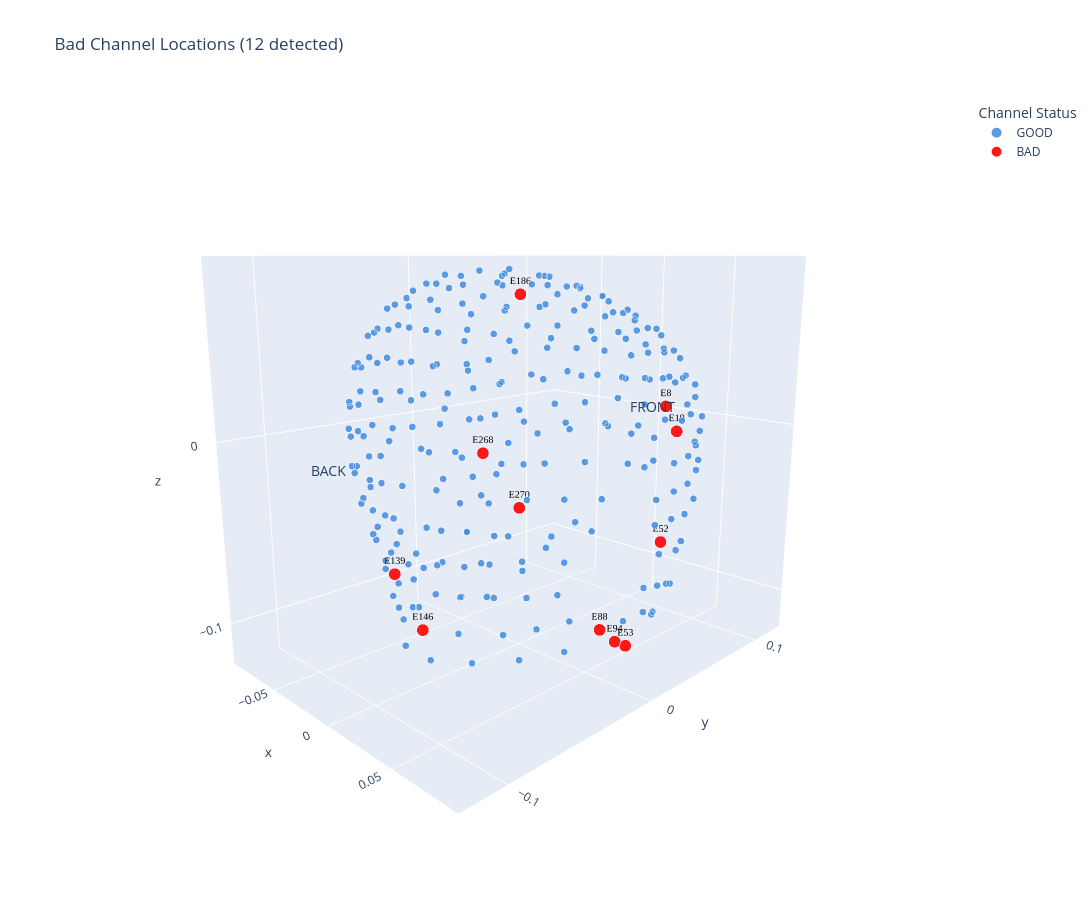

Notebook cell for this chart:
### Code cell
# 1. Inputs (Using your specific Raw Data paths)
INPUT_FILE = "/mnt/movement/users/jaizor/xtra/data/eeg/MISP/MISP_P001_EC_Trial1.mff"
GPSC_FILE = "/mnt/movement/users/jaizor/xtra/data/eeg/ghw280_from_egig.gpsc" 

# 2. Load and Standardize Data
print(f"\n1. Loading {Path(INPUT_FILE).name}...")
raw = mne.io.read_raw(INPUT_FILE, preload=True, verbose=False)

# Apply renaming and montage
rename_map = get_bel_rename_map(raw)
if rename_map:
    raw.rename_channels(rename_map)

standardizer = BELStandardizer(gpsc_file=GPSC_FILE, rename_map=rename_map)
raw = standardizer.standardize(raw)
print("✅ BEL Montage applied successfully.")

# 3. Filtering (Important for accurate bad channel detection)
print("\n2. Applying filtering...")
raw_filt = raw.copy().filter(l_freq=1.0, h_freq=100.0, picks='eeg', verbose=False)
raw_filt.notch_filter(freqs=50.0, picks='eeg', method='spectrum_fit', verbose=False)
raw_filt._data = np.real(raw_filt._data).astype(np.float64)

# 4. Detect Bad Channels
bad_chs = detect_bad_channels(raw_filt, mad_threshold=20.0)
print(f"\n3. 🔍 Detected {len(bad_chs)} bad channels: {sorted(bad_chs)}")

# 5. Anatomical Summary & Visualization
if len(bad_chs) > 0:
    # Uses the bundled map by default to find regions
    print("\n4. Checking anatomical distribution...")
    print_anatomical_summary(bad_chs)
    
    # Plot in 3D
    print("\n5. Visualizing bad channels in 3D...")
    plot_bad_channels_3d(raw_filt, bad_chs)
else:
    print("No bad channels detected with current threshold.")

### Figure 1 — Plotly figure (JSON) as saved in the notebook; plotly's stock layout.template omitted (floating-point values rounded to 4 significant figures; data arrays with more than 128 entries replaced by an {"elided": "..."} marker saying what was removed)
{"data": [{"customdata": {"elided": "269x2 str values"}, "hovertemplate": "status=GOOD<br>x=%{x}<br>y=%{y}<br>z=%{z}<br>point_size=%{marker.size}<br>label=%{text}<br>name=%{customdata[0]}<br>region=%{customdata[1]}<extra></extra>", "legendgroup": "GOOD", "marker": {"color": "#4A90E2", "line": {"color": "white", "width": 1}, "opacity": 0.9, "size": {"elided": "269 int values"}, "sizemode": "area", "sizeref": 0.03, "symbol": "circle"}, "mode": "markers+text", "name": "GOOD", "scene": "scene", "showlegend": true, "text": {"elided": "269 str values"}, "textfont": {"color": "black", "family": "Arial Black", "size": 10}, "type": "scatter3d", "x": {"elided": "269 float values"}, "y": {"elided": "269 float values"}, "z": {"elided": "269 float values"}}, {"customdata": [["E8", "Orbital/Eye"], ["E19", "Orbital/Eye"], ["E52", "Orbital/Eye"], ["E53", "Lateral-Inferior/Jaw"], ["E88", "Lateral-Inferior/Jaw"], ["E94", "Lateral-Inferior/Jaw"], ["E139", "Cerebellar/Neck"], ["E146", "Cerebellar/Neck"], ["E186", "Central"], ["E268", "Inferior-Frontal/Jaw"], ["E270", "Inferior-Frontal/Jaw"]], "hovertemplate": "status=BAD<br>x=%{x}<br>y=%{y}<br>z=%{z}<br>point_size=%{marker.size}<br>label=%{text}<br>name=%{customdata[0]}<br>region=%{customdata[1]}<extra></extra>", "legendgroup": "BAD", "marker": {"color": "#FF0000", "line": {"color": "white", "width": 1}, "opacity": 0.9, "size": [12, 12, 12, 12, 12, 12, 12, 12, 12, 12, 12], "sizemode": "area", "sizeref": 0.03, "symbol": "circle"}, "mode": "markers+text", "name": "BAD", "scene": "scene", "showlegend": true, "text": ["E8", "E19", "E52", "E53", "E88", "E94", "E139", "E146", "E186", "E268", "E270"], "textfont": {"color": "black", "family": "Arial Black", "size": 10}, "type": "scatter3d", "x": [0.01616, 0.02616, 0.03516, 0.05716, 0.06916, 0.06316, -0.01484, 0.003162, -0.03084, -0.07484, -0.06184], "y": [0.1122, 0.1102, 0.08516, 0.02516, -0.01184, 0.008162, -0.07484, -0.07184, 0.03216, 0.04216, 0.06216], "z": [0.003074, -0.01093, -0.07393, -0.1139, -0.08893, -0.1039, -0.06493, -0.09093, 0.07207, -0.02993, -0.06793]}], "layout": {"height": 900, "legend": {"itemsizing": "constant", "title": {"text": "Channel Status"}, "tracegroupgap": 0}, "scene": {"annotations": [{"font": {"size": 14}, "showarrow": false, "text": "FRONT", "x": 0, "y": 0.12, "z": 0}, {"font": {"size": 14}, "showarrow": false, "text": "BACK", "x": 0, "y": -0.12, "z": 0}], "aspectmode": "data", "camera": {"eye": {"x": 1.5, "y": -1.5, "z": 0.5}}, "domain": {"x": [0, 1], "y": [0, 1]}, "xaxis": {"title": {"text": "x"}}, "yaxis": {"title": {"text": "y"}}, "zaxis": {"title": {"text": "z"}}}, "title": {"text": "Bad Channel Locations (12 detected)"}, "width": 1200}}
